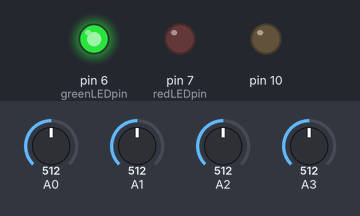
Bench run of a sketch on a simulated Arduino Uno, built with avr-gcc and run on an emulated ATmega328P. On the bench: output pins drawn as LEDs (lit = HIGH). The test bench sets the inputs (shaded band); at power-on: A3 = 512, A0 = 512, A1 = 512, A2 = 512. The local clock reads 2024-03-15 10:24:30 at power-on unless the sketch sets it; storage starts empty; pins used as bus, display or sensor lines are not drawn; what the sketch prints to the serial monitor is not drawn.

Above: at 1.2 s.
1.3 s: A3 set to 716
2.9 s: A0 set to 348
4.4 s: A0 set to 319
7.4 s: A1 set to 351
8.9 s: A1 set to 320
Timing chart, 0 to 11.4 s (numbered marks = the images above; inputs shaded):
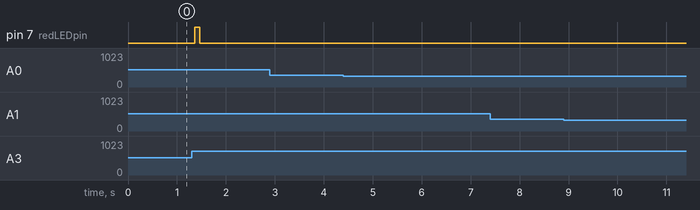

The sketch:

final_ADXL_Sound_data_tone_v1.ino
```cpp
/*Parts of this code were used from the "Example Sound Level Sketch for the
 Adafruit Microphone Amplifier" & "Sparkfun ADXL3xx code"*/

#include "SD.h"
#include <Wire.h>
#include "RTClib.h"

#define redLEDpin 7
#define greenLEDpin 6
#define triggerOne 5
#define silentTrigger 4

RTC_DS1307 RTC;  //Declaring RTC device

const int chipSelect = 10;

//AMP Constants
const int sampleWindow = 50; // Sample window width in mS (50 mS = 20Hz)
unsigned int sample;

void setup()
{
  Serial.begin(9600);
  Serial.print("Initializing SD card...");
  // make sure that the default chip select pin is set to
  // output, even if you don't use it:
  pinMode(10, OUTPUT);

  pinMode(0, OUTPUT);   //For sleep on the accelerometer
  digitalWrite(0, HIGH);

  pinMode(1, OUTPUT);   //For 6g select on the accelerometer
  digitalWrite(1, HIGH);

  pinMode(redLEDpin, OUTPUT);
  pinMode(greenLEDpin, OUTPUT);
  digitalWrite(greenLEDpin, HIGH);  // Green light should always be on


  // see if the card is present and can be initialized:
  if (!SD.begin(chipSelect)) {
    Serial.println("Card failed, or not present");
    // don't do anything more:
    return;
  }
  Serial.println("card initialized.");
  float X,Y,Z;
  File dataFile = SD.open("datalog.txt", FILE_WRITE);
  dataFile.println("Date,Timestamp,millis,X,Y,Z,Volts,peakToPeak");
  dataFile.close();
  Serial.println("Date  Timestamp  millis   X   Y   Z   Volts   peakToPeak");

}

void loop()
{
  Wire.begin();

  float X,Y,Z;

  DateTime now;
  // make a string for assembling the data to log:
  // String dataString = "";

  // --------------------ADXL------------------------------------
  // read three sensors and append to the string:
  for (int analogPin = 0; analogPin < 3; analogPin++) {
    delay(10);
    int sensor = analogRead(analogPin);

    float g = sensor*.0237-8.0086; // Equation for bit->V->g's

    if(analogPin==0)
    {
      X=g;
    }

    if(analogPin==1)
    {
      Y=g;
    }

    if(analogPin==2)
    {
      Z=g;
    }


  }
  //--------------------AMP----------------------------------------
  unsigned long startMillis= millis();  // Start of sample window
  unsigned int peakToPeak = 0;   // peak-to-peak level

  unsigned int signalMax = 0;
  unsigned int signalMin = 1024;

  // collect data for 50 mS
  while (millis() - startMillis < sampleWindow)
  {
    sample = analogRead(3);
    if (sample < 1024)  // toss out spurious readings
    {
      if (sample > signalMax)
      {
        signalMax = sample;  // save just the max levels
      }
      else if (sample < signalMin)
      {
        signalMin = sample;  // save just the min levels
      }
    }
  }
  peakToPeak = signalMax - signalMin;  // max - min = peak-peak amplitude
  double volts = (peakToPeak * 3.3) / 1024;  // convert to volts

  // --------------------Data Logging------------------------------------
  // open the file.
  File dataFile = SD.open("test1.csv", FILE_WRITE);

  // if the file is available, write to it:
  if (dataFile) {

    // fetch the time
    now = RTC.now();

    dataFile.print(now.year(), DEC);
    dataFile.print("/");
    dataFile.print(now.month(), DEC);
    dataFile.print("/");
    dataFile.print(now.day(), DEC);
    dataFile.print(",");
    dataFile.print(now.hour(), DEC);
    dataFile.print(":");
    dataFile.print(now.minute(), DEC);
    dataFile.print(":");
    dataFile.print(now.second(), DEC);
    dataFile.print(",");
    dataFile.print(millis());
    dataFile.print(",");

    dataFile.print(X);
    dataFile.print(",");
    dataFile.print(Y);
    dataFile.print(",");
    dataFile.print(Z);
    dataFile.print(",");
    dataFile.print(volts);
    dataFile.print(",");
    dataFile.println(peakToPeak);

    dataFile.close();

    // print to the serial port too:


    // log time
    // Serial.print(now.unixtime()); // seconds since 1970
    // Serial.print(", ");
    Serial.print(now.year(), DEC);
    Serial.print("/");
    Serial.print(now.month(), DEC);
    Serial.print("/");
    Serial.print(now.day(), DEC);
    Serial.print(", ");
    Serial.print(now.hour(), DEC);
    Serial.print(":");
    Serial.print(now.minute(), DEC);
    Serial.print(":");
    Serial.print(now.second(), DEC);
    Serial.print(", ");
    Serial.print(millis(), DEC);
    Serial.print(", ");

    Serial.print(X);
    Serial.print(", ");
    Serial.print(Y);
    Serial.print(", ");
    Serial.print(Z);
    Serial.print(", ");
    Serial.print(volts);
    Serial.print(", ");
    Serial.println(peakToPeak);


  }
  // if the file isn't open, pop up an error:
  else {
    Serial.println("error opening datalog.txt");
    digitalWrite(redLEDpin, HIGH);  // Error light
  }

  //testing sound with red led pin
  if (peakToPeak > 200) {
    digitalWrite(redLEDpin, HIGH);
  }
  else {
    digitalWrite(redLEDpin, LOW);
  }

  //trigger sound off with a certain frequency
  if (peakToPeak > 150) {
    digitalWrite(triggerOne, LOW);
    Serial.println("triggerOne: low");
  }
  else {
    digitalWrite(triggerOne, HIGH);
    Serial.println("triggerOne: high");
  }
}
```

Measured:
- after the input at 1.3 s, pin 7 (redLEDpin): LOW → HIGH after 0.06 s, → LOW 0.10 s later
- after the input at 2.9 s, every drawn part: stays the same
- after the input at 4.4 s, every drawn part: stays the same
- after the input at 7.4 s, every drawn part: stays the same
- after the input at 8.9 s, every drawn part: stays the same
